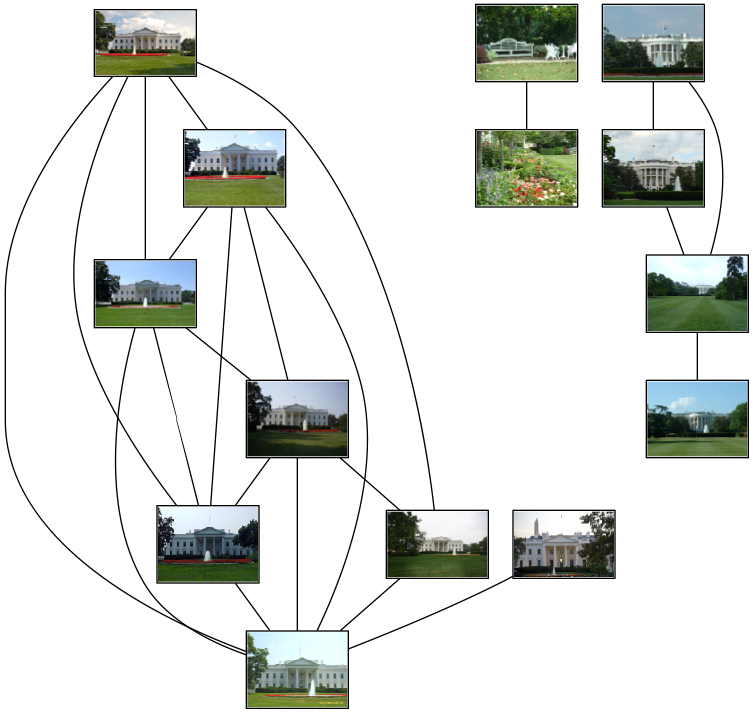
#> input picture script/whitehouses.png, 753 x 715 px; its folder holds only this picture in this run
$ python -i utility.py   (imports and definitions only)
#> lines starting #> are read from the running program, lines starting #| are printed output that depends on the picture
## A set of useful tools for basic image processing
## Conventions:
## Raw-image: image with PIL.
## Image - image in np.array
## gImage -- gray level image

from PIL import Image
from pylab import *
import os, re
from scipy.ndimage import filters

######################## Common Tools
# [46 lines left out: functions load_raw_image_group, histeq, pca, not called in this run]

## Is an image gray-scale or color image
def image_type(im):
    """Input: im - np.array representation of an image"""
    imshape = im.shape
    if len(imshape) == 3:
        return 'color'
    elif len(imshape) == 2:
        return 'gray'
    else:
        raise RuntimeException('unknown')

def image_derivatives(im, sigma = 5):
    """Input: np.array represenation of an image"""
    imx = zeros(im.shape)
    imy = zeros(im.shape)
    if image_type(im) == 'gray':
        filters.gaussian_filter(im, (sigma, sigma), (0, 1), imx)
        filters.gaussian_filter(im, (sigma, sigma), (1, 0), imy)
    elif image_type(im) == 'color':
        for c in range(3):
            filters.gaussian_filter(im[:,:,c], (sigma, sigma), (0, 1), imx[:,:,c] )
            filters.gaussian_filter(im[:,:,c], (sigma, sigma), (1, 0), imy[:,:,c])
            imx, imy = uint8(imx), uint8(imy)
    else:
        raise RuntimeException('unkown type')
    return imx, imy


# [58 lines left out: function test, not called in this run]


# [2 lines not run here, left out]

>>> import cv2
>>> picture = cv2.imread('whitehouses.png', cv2.IMREAD_GRAYSCALE)
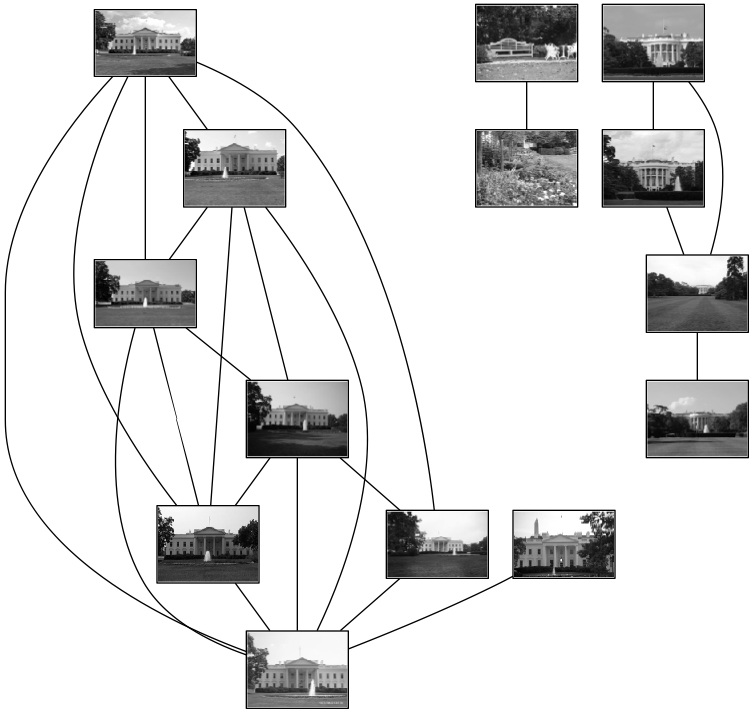
#> picture: shape (715, 753); min 0, max 255, mean 223.9
>>> result = image_derivatives(picture)
